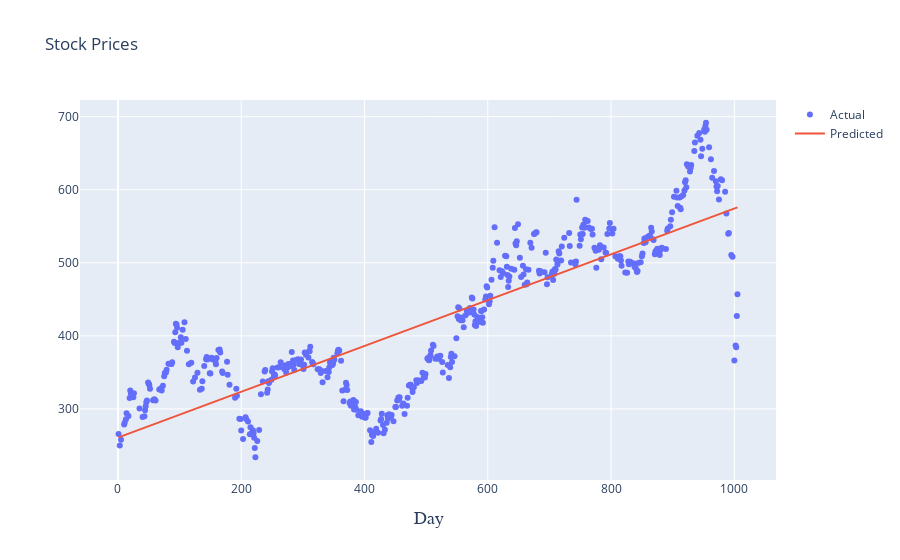

Notebook code cell kept with this figure:
### Code cell
iplot(plot2)

### Figure 1 — Plotly figure (JSON) as saved in the notebook; plotly's stock layout.template omitted (floating-point values rounded to 4 significant figures; data arrays with more than 128 entries replaced by an {"elided": "..."} marker saying what was removed)
{"data": [{"mode": "markers", "name": "Actual", "type": "scatter", "x": {"elided": "504 int values"}, "y": {"elided": "504 float values"}}, {"mode": "lines", "name": "Predicted", "type": "scatter", "x": {"elided": "504 int values"}, "y": {"elided": "504 float values"}}], "layout": {"title": {"text": "Stock Prices"}, "xaxis": {"title": {"font": {"family": "Courier New, monospace", "size": 18}, "text": "Day"}}}}
